Frame 1 (no input): blank canvas, image omitted
Frame 60 (the mouse pressed at the canvas centre just before this capture): blank canvas, image omitted
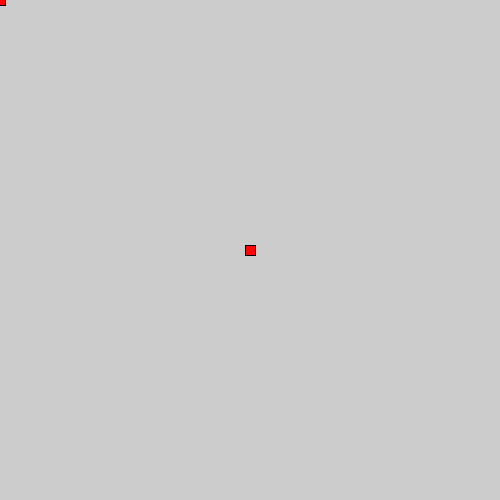
Frame 120 (the mouse held since frame 60 and released just before this capture)

The Processing sketch whose frames 1 and 60 were blank and that drew this single picture after the mouse press (run headless with seeded random() and noise(); from frame 60 on, the mouse is pressed at the canvas centre):

// Processing sketch: mouse
// ── mouse.pde
static final int WIDTH = 500;
static final int HEIGHT = 500;

MyBox kutu1 = new MyBox(50, 150, 0, 0);
MyBox kutu2 = new MyBox(50, 150, 0, HEIGHT - 50);
MyBox kutu3 = new MyBox(80, 80);

void setup(){
size(500, 500); // Define size
}

void draw(){
  //background(150, 120, 100);
  kutu3.printBox(255, 5, 5, mouseY, mouseX, 10, 10);
}

class MyBox{
  int sizeH = 0;
  int sizeW = 0;
  int posX = 0;
  int posY = 0;
  
  public MyBox(int sizeH, int sizeW){
    this.sizeH = sizeH;
    this.sizeW = sizeW;
  }
  
  public MyBox(int h, int w, int x, int y){
    sizeH = h;
    sizeW = w;
    posX = x;
    posY = y;
  }
  
  public void printBox(){
    fill(200, 0, 0);
    rect(posX,posY,sizeW,sizeH);
  }
  
  public void printBox( int r , int g , int b, float y, float x, int sizew, int sizeh){
   fill(r, g, b);
   rect(x - sizeh/2, y - sizew/2, sizew, sizeh);
  }
}
